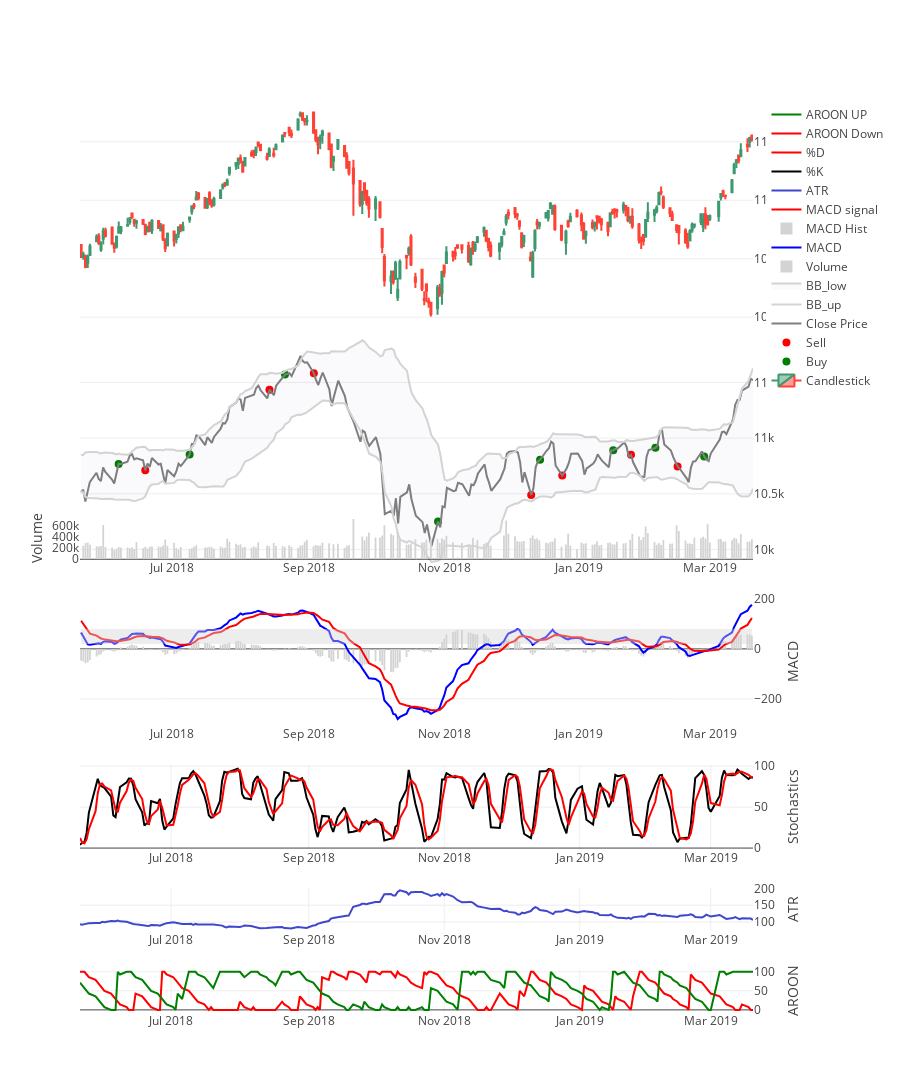

Write notebook code for a chart like this one.
### Markdown cell above
# Plotting Results

### Code cell
# Price vs date curve with green and red dots to indicate buy and sell points

trace0 = go.Scatter(x=buy.index, y=buy.adjClose, marker = dict(color='green', size=8), mode='markers', name="Buy")
trace1 = go.Scatter(x=sell.index, y=sell.adjClose, marker = dict(color='red', size=8), mode='markers', name="Sell")

# Closing Price line chart
trace2 = go.Scatter(x=price.index, y=price.adjClose, marker = dict(color='grey', size=2), mode='lines', name="Close Price", yaxis='y1')

# Candlestick
traceOHLC = go.Candlestick(x=price.index, open=price['open'], high=price['high'], low=price['low'], close=price['close'], name="Candlestick")


# BBP
traceBBU = go.Scatter(x=price.index, y=price['bbup'], name='BB_up',  line=dict(color='lightgrey'))
traceBBL = go.Scatter(x=price.index, y=price['bblow'], name='BB_low',  line=dict(color='lightgrey'), fill = 'tonexty', fillcolor="rgba(0,40,100,0.02)")


# RSI plots
traceRSI = go.Scatter(x=price.index, y=price['RSI'],mode='lines', line=dict(color='rgb(63, 72, 204)'), name='RSI')

# ATR
traceATR = go.Scatter(x=price.index, y=price['atr'],mode='lines', line=dict(color='rgb(63, 72, 204)'), name='ATR')


# MACD plots
traceMACD = go.Scatter(x=price.index, y=price['macd'], name='MACD', line=dict(color='blue'))
traceMACDHist = go.Bar(x=price.index, y=price['macdhist'], name='MACD Hist', marker=dict(color="lightgrey"))
traceMACDSignal = go.Scatter(x=price.index, y=price['macdsignal'], name='MACD signal', line=dict(color='red'))

# Volume Chart
traceV = go.Bar(x=price.index, y=price.volume, name='Volume', marker=dict(color='lightgrey'),yaxis='y2')
traceOBV = go.Scatter(x=price.index, y=price['obv'], name='OBV', line=dict(color='black'))



# Stochastics

traceSK  = go.Scatter(x=price.index, y=price['slowk'], name='%K', line=dict(color='black'), yaxis='y3')
traceSD  = go.Scatter(x=price.index, y=price['slowd'], name='%D', line=dict(color='red'))

## AROON
traceARD  = go.Scatter(x=price.index, y=price['aroondown'], name='AROON Down', line=dict(color='red'), yaxis='y4')
traceARU  = go.Scatter(x=price.index, y=price['aroonup'], name='AROON UP', line=dict(color='green'))


fig = tools.make_subplots(rows=7, cols=1, row_width=[1,1,2,3,1,4,4])

# OHLC
fig.append_trace(traceOHLC, 1, 1)

# Price
fig.append_trace(trace0, 2, 1)
fig.append_trace(trace1, 2, 1)
fig.append_trace(trace2, 2, 1)

#BB
fig.append_trace(traceBBU, 2, 1)
fig.append_trace(traceBBL, 2, 1)

#Volume
fig.append_trace(traceV,3,1)
#fig.append_trace(traceOBV,2,1)

# MACD
fig.append_trace(traceMACD, 4, 1)
fig.append_trace(traceMACDHist, 4, 1)
fig.append_trace(traceMACDSignal, 4, 1)

# RSI
#fig.append_trace(traceRSI, 6, 1)

# ATR
fig.append_trace(traceATR, 6, 1)


# Stochastics
fig.append_trace(traceSK, 5, 1)
fig.append_trace(traceSD, 5, 1)

# AARON
fig.append_trace(traceARD, 7, 1)
fig.append_trace(traceARU, 7, 1)



# Update layout
fig['layout'].update(height=1150, plot_bgcolor='rgba(0,0,0,0)')

fig['layout']['xaxis']['rangeslider'].update(visible=False)
fig['layout'].update(yaxis = dict(side='right', domain=[0.75,1]), 
                     yaxis2 = dict(side='right', domain=[0.48,0.75]), 
                    xaxis  = dict(visible=False),
                    xaxis2  = dict(visible=False),
                    yaxis3 = dict(side='left', showgrid=False, title='Volume'),
                    yaxis4 = dict(side='right', title='MACD'),
                    yaxis5 = dict(side='right', title='Stochastics'),
                    yaxis6 = dict(side='right', title='ATR'),
                    yaxis7 = dict(side='right', title='AROON'))

rectLayout =  [
        # 1st highlight during Feb 4 - Feb 6
        {
            'type': 'rect',
            # x-reference is assigned to the x-values
            'xref': 'x',
            # y-reference is assigned to the plot paper [0,1]
            'yref': 'y4',
            'x0': price.index[0],
            'y0': 20,
            'x1': price.index[-1],
            'y1': 80,
            'fillcolor': '#d3d3d3',
            'opacity': 0.4,
            'line': {
                'width': 0,
            }
        }]
fig['layout'].update(shapes = rectLayout)


                     
iplot(fig, filename="Test")

### Figure 1 — Plotly figure (JSON) as saved in the notebook; plotly's stock layout.template omitted (floating-point values rounded to 4 significant figures; data arrays with more than 128 entries replaced by an {"elided": "..."} marker saying what was removed)
{"data": [{"close": {"elided": "206 float values"}, "high": {"elided": "206 float values"}, "low": {"elided": "206 float values"}, "name": "Candlestick", "open": {"elided": "206 float values"}, "type": "candlestick", "uid": "80fdd91a-8576-426a-babc-dbf9181065ce", "x": {"elided": "206 str values"}, "xaxis": "x", "yaxis": "y"}, {"marker": {"color": "green", "size": 8}, "mode": "markers", "name": "Buy", "type": "scatter", "uid": "fc0ffd1f-fa3e-4325-bebb-acfe10e4829f", "x": ["2018-06-07", "2018-07-09", "2018-08-21", "2018-10-29", "2018-12-14", "2019-01-16", "2019-02-04", "2019-02-26"], "xaxis": "x2", "y": [10770.0, 10850.0, 11570.0, 10250.0, 10810.0, 10890.0, 10910.0, 10840.0], "yaxis": "y2"}, {"marker": {"color": "red", "size": 8}, "mode": "markers", "name": "Sell", "type": "scatter", "uid": "c9432549-8ad0-495f-9e8c-696bf7caab32", "x": ["2018-06-19", "2018-08-14", "2018-09-03", "2018-12-10", "2018-12-24", "2019-01-24", "2019-02-14"], "xaxis": "x2", "y": [10710.0, 11440.0, 11580.0, 10490.0, 10660.0, 10850.0, 10750.0], "yaxis": "y2"}, {"marker": {"color": "grey", "size": 2}, "mode": "lines", "name": "Close Price", "type": "scatter", "uid": "2a6aea46-80e4-469a-9d24-c64c9fc1c229", "x": {"elided": "206 str values"}, "xaxis": "x2", "y": {"elided": "206 float values"}, "yaxis": "y2"}, {"line": {"color": "lightgrey"}, "name": "BB_up", "type": "scatter", "uid": "ca146fcc-f1b2-4a76-ab94-cc8d92f88f39", "x": {"elided": "206 str values"}, "xaxis": "x2", "y": {"elided": "206 float values"}, "yaxis": "y2"}, {"fill": "tonexty", "fillcolor": "rgba(0,40,100,0.02)", "line": {"color": "lightgrey"}, "name": "BB_low", "type": "scatter", "uid": "9cf8a9f7-4d2d-41fd-a42a-1ad0b7ca4098", "x": {"elided": "206 str values"}, "xaxis": "x2", "y": {"elided": "206 float values"}, "yaxis": "y2"}, {"marker": {"color": "lightgrey"}, "name": "Volume", "type": "bar", "uid": "09e8e3c3-38a5-4b7f-b72d-962f813a3c6a", "x": {"elided": "206 str values"}, "xaxis": "x3", "y": {"elided": "206 int values"}, "yaxis": "y3"}, {"line": {"color": "blue"}, "name": "MACD", "type": "scatter", "uid": "86c4511c-e37e-463f-9a63-f215568b8530", "x": {"elided": "206 str values"}, "xaxis": "x4", "y": {"elided": "206 float values"}, "yaxis": "y4"}, {"marker": {"color": "lightgrey"}, "name": "MACD Hist", "type": "bar", "uid": "5727eac2-21fe-478d-9961-5a93f8fd41c7", "x": {"elided": "206 str values"}, "xaxis": "x4", "y": {"elided": "206 float values"}, "yaxis": "y4"}, {"line": {"color": "red"}, "name": "MACD signal", "type": "scatter", "uid": "ca7b8972-8e7b-4727-a2b5-ee7a52a96f82", "x": {"elided": "206 str values"}, "xaxis": "x4", "y": {"elided": "206 float values"}, "yaxis": "y4"}, {"line": {"color": "rgb(63, 72, 204)"}, "mode": "lines", "name": "ATR", "type": "scatter", "uid": "f608817a-99c3-42fb-9df8-ffcda112e213", "x": {"elided": "206 str values"}, "xaxis": "x6", "y": {"elided": "206 float values"}, "yaxis": "y6"}, {"line": {"color": "black"}, "name": "%K", "type": "scatter", "uid": "14544920-fff5-4260-b42a-38f5f8f98b6b", "x": {"elided": "206 str values"}, "xaxis": "x5", "y": {"elided": "206 float values"}, "yaxis": "y5"}, {"line": {"color": "red"}, "name": "%D", "type": "scatter", "uid": "bca22278-1061-402f-9d6d-3bb216bce508", "x": {"elided": "206 str values"}, "xaxis": "x5", "y": {"elided": "206 float values"}, "yaxis": "y5"}, {"line": {"color": "red"}, "name": "AROON Down", "type": "scatter", "uid": "f2e03cda-5a3f-4d77-af30-2fdab6674260", "x": {"elided": "206 str values"}, "xaxis": "x7", "y": {"elided": "206 float values"}, "yaxis": "y7"}, {"line": {"color": "green"}, "name": "AROON UP", "type": "scatter", "uid": "51033dea-0347-4a35-afe4-3993b1eff433", "x": {"elided": "206 str values"}, "xaxis": "x7", "y": {"elided": "206 float values"}, "yaxis": "y7"}], "layout": {"height": 1150, "plot_bgcolor": "rgba(0,0,0,0)", "shapes": [{"fillcolor": "#d3d3d3", "line": {"width": 0}, "opacity": 0.4, "type": "rect", "x0": "2018-05-21", "x1": "2019-03-20", "xref": "x", "y0": 20, "y1": 80, "yref": "y4"}], "xaxis": {"anchor": "y", "domain": [0, 1], "rangeslider": {"visible": false}, "visible": false}, "xaxis2": {"anchor": "y2", "domain": [0, 1], "visible": false}, "xaxis3": {"anchor": "y3", "domain": [0, 1]}, "xaxis4": {"anchor": "y4", "domain": [0, 1]}, "xaxis5": {"anchor": "y5", "domain": [0, 1]}, "xaxis6": {"anchor": "y6", "domain": [0, 1]}, "xaxis7": {"anchor": "y7", "domain": [0, 1]}, "yaxis": {"anchor": "x", "domain": [0.75, 1], "side": "right"}, "yaxis2": {"anchor": "x2", "domain": [0.48, 0.75], "side": "right"}, "yaxis3": {"anchor": "x3", "domain": [0.4964, 0.5429], "showgrid": false, "side": "left", "title": {"text": "Volume"}}, "yaxis4": {"anchor": "x4", "domain": [0.3143, 0.4536], "side": "right", "title": {"text": "MACD"}}, "yaxis5": {"anchor": "x5", "domain": [0.1786, 0.2714], "side": "right", "title": {"text": "Stochastics"}}, "yaxis6": {"anchor": "x6", "domain": [0.08929, 0.1357], "side": "right", "title": {"text": "ATR"}}, "yaxis7": {"anchor": "x7", "domain": [0, 0.04643], "side": "right", "title": {"text": "AROON"}}}}
